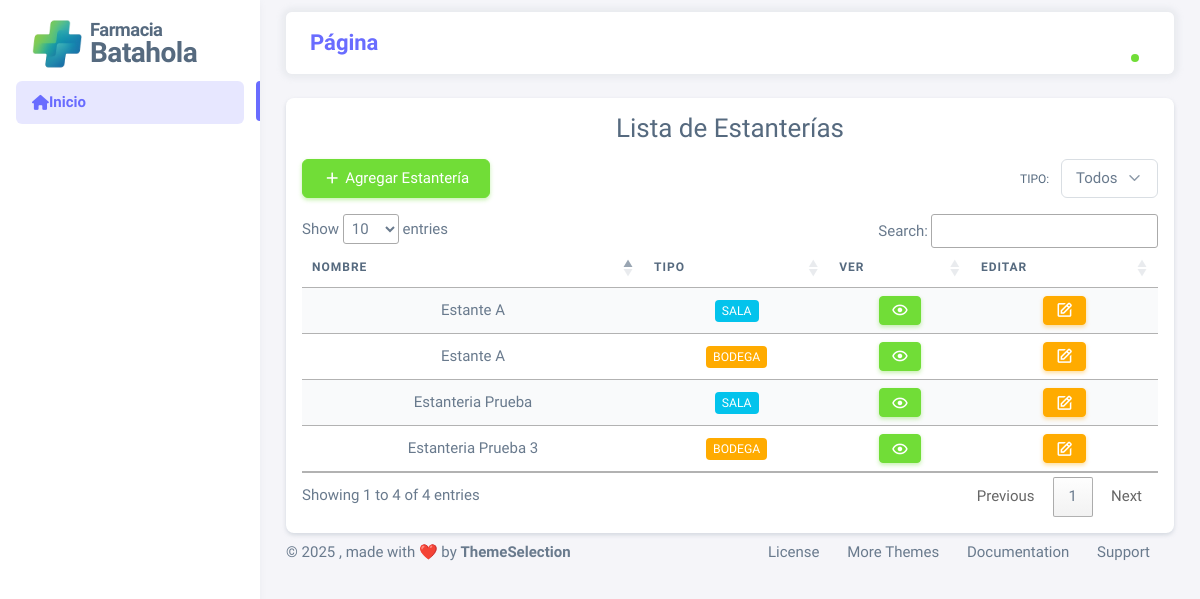
/pages/Estanteria.php, run on the app's committed database.
### tables this page shows
CREATE TABLE `estanteria` (
  `ID_Estanteria` int(11) NOT NULL AUTO_INCREMENT,
  `Nombre_Estanteria` varchar(20) NOT NULL,
  `Cantidad_Filas` int(11) NOT NULL DEFAULT 1,
  `Cantidad_Columnas` int(11) NOT NULL DEFAULT 1,
  `SubFilas` int(11) NOT NULL DEFAULT 1,
  `SubColumnas` int(11) NOT NULL DEFAULT 1,
  `Tipo_Estanteria` enum('Bodega','Sala') NOT NULL DEFAULT 'Sala',
  PRIMARY KEY (`ID_Estanteria`)
);

### pages/Estanteria.php (the view, shortened to what this page needs)
<?php
include_once "Ctrl/head.php";
?>
<?php
include('../pages/Cnx/conexion.php');
$tipoFiltro = isset($_GET['tipo']) ? $_GET['tipo'] : 'Todos';
if ($tipoFiltro !== 'Todos') {
  $sql = "SELECT * FROM estanteria WHERE Tipo_Estanteria = '$tipoFiltro'";
} else {
  $sql = "SELECT * FROM estanteria";
}
$result = $conn->query($sql);
?>
<?php
include_once "Ctrl/menu.php";
?>
<div class="container mt-4">
  <div class="card p-3 shadow-sm">
    <h3 class="text-center mb-3">Lista de Estanterías</h3>
    <div class="d-flex justify-content-between align-items-center mb-3">
      <button class="btn btn-success" data-bs-toggle="modal" data-bs-target="#modalAgregarEstanteria">
        <i class="bx bx-plus"></i> Agregar Estantería
      </button>
      <div>
        <label for="filtroTipoEstanteria" class="form-label me-2">Tipo:</label>
        <select id="filtroTipoEstanteria" class="form-select w-auto d-inline-block" onchange="filtrarTipoEstanteria()">
          <option value="Todos" <?= $tipoFiltro == 'Todos' ? 'selected' : '' ?>>Todos</option>
        </select>
      </div>
    </div>
    <div class="table-responsive">
      <table id="tablaEstanterias" class="table table-striped text-center">
        <thead>
          <tr>
            <th>Nombre</th>
            <th>Tipo</th>
            <th>Ver</th>
            <th>Editar</th>
          </tr>
        </thead>
        <tbody>
          <?php
          if ($result->num_rows > 0) {
            while ($row = $result->fetch_assoc()) {
              echo "<tr>";
              echo "<td>" . $row['Nombre_Estanteria'] . "</td>";
              $tipo = $row['Tipo_Estanteria'];
              if ($tipo == 'Sala') {
                $claseBadge = 'bg-info';
              } elseif ($tipo == 'Bodega') {
                $claseBadge = 'bg-warning';
              } else {
                $claseBadge = 'bg-secondary';
              }
              echo "<td><span class='badge $claseBadge'>" . $tipo . "</span></td>";
              echo "<td>
                                    <button class='btn btn-success btn-sm' data-bs-toggle='modal' data-bs-target='#modalVerEstanteria' data-id='" . $row['ID_Estanteria'] . "' title='Ver'>
                                        <i class='bx bx-show'></i>
                                    </button>
                                  </td>";
              echo "<td>
                                    <button class='btn btn-warning btn-sm text-white' data-bs-toggle='modal' data-bs-target='#modalEditarEstanteria' data-id='" . $row['ID_Estanteria'] . "' title='Editar'>
                                        <i class='bx bx-edit'></i>
                                    </button>
                                  </td>";
            }
          } else {
            echo "<tr><td colspan='5'>No se encontraron estanterías con el tipo seleccionado</td></tr>";
          }
          ?>
        </tbody>
      </table>
    </div>
  </div>
</div>
<?php
include_once "Ctrl/footer.php";
?>

### data on the page
estanteria: Nombre_Estanteria "Estante A", Tipo_Estanteria "SALA"
estanteria: Nombre_Estanteria "Estante A", Tipo_Estanteria "BODEGA"
estanteria: Nombre_Estanteria "Estanteria Prueba", Tipo_Estanteria "SALA"
estanteria: Nombre_Estanteria "Estanteria Prueba 3", Tipo_Estanteria "BODEGA"

### other printed values
$titulo_pagina "Página"
